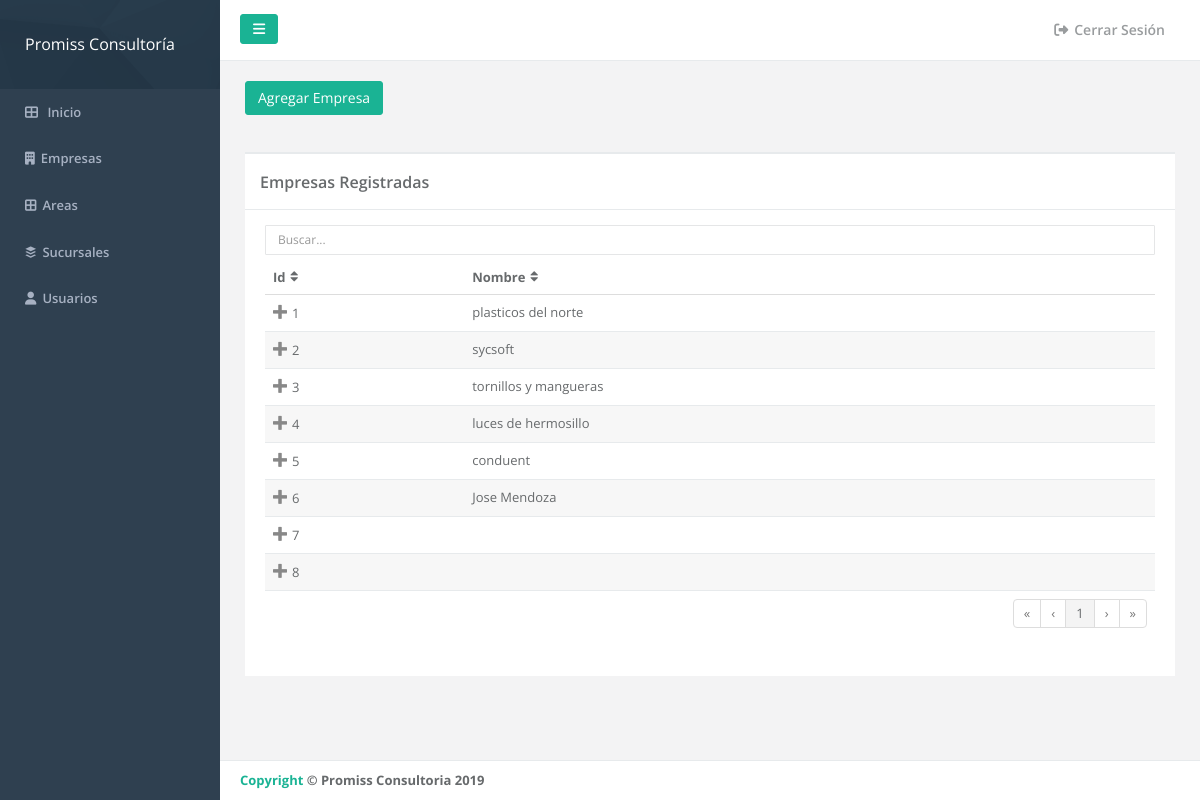
The app's page /empresas.php, older data.
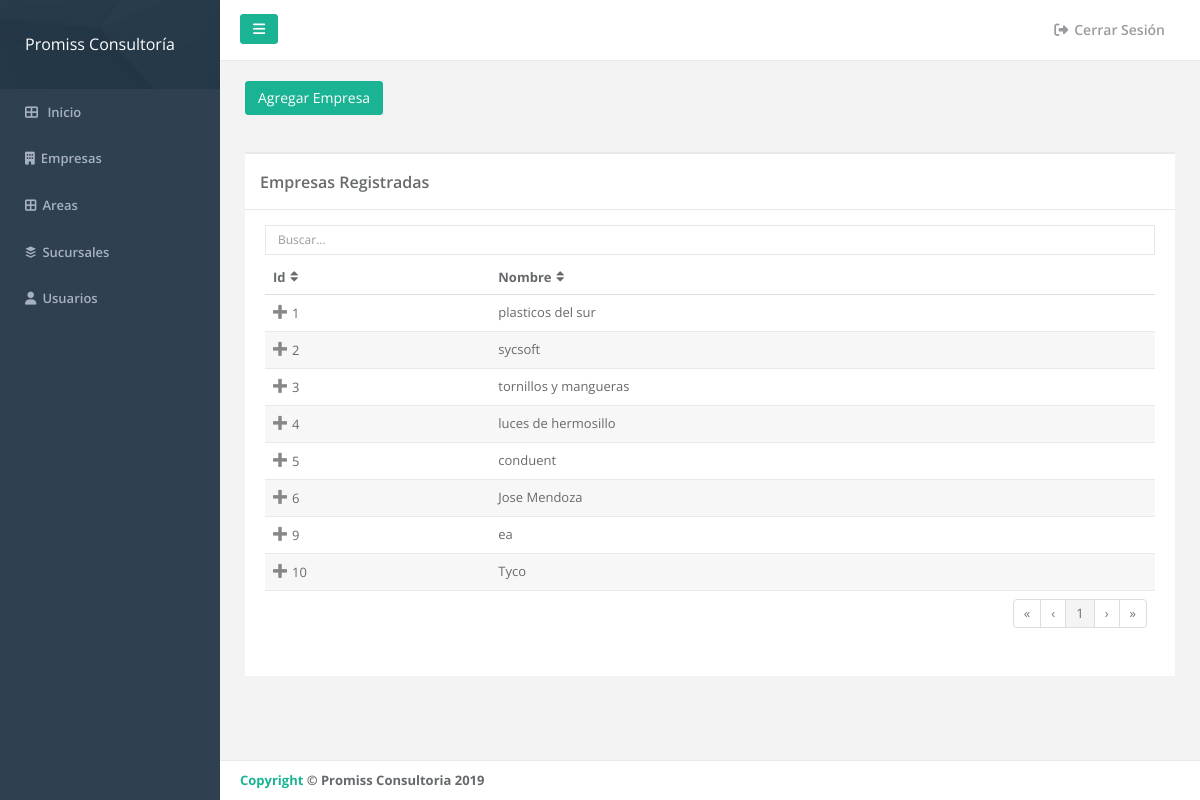
The same page, newer data.
### tables this page shows
CREATE TABLE `empresas` (
  `id_Empresa` int(11) NOT NULL,
  `Nombre` varchar(100) DEFAULT NULL
);

### ContEmpresa.php (the view, shortened to what this page needs)
<?php
require('conec.php');
$rs = mysqli_query($con, "SELECT * FROM Empresas");
                       while($row = mysqli_fetch_array($rs)){
                          echo "<tr id='delete".$row['id_Empresa']."'>";
                          echo "<td>" . $row['id_Empresa'] .  "</td>";
                          echo "<td>" . $row['Nombre'] .  "</td>";
                          echo "</tr>";
                      }
 ?>

### empresas.php (shortened to what this page needs)
<!DOCTYPE html>
<html>
<head>
    <link href="css/bootstrap.min.css" rel="stylesheet">
    <link href="font-awesome/css/font-awesome.css" rel="stylesheet">
    <link href="css/plugins/footable/footable.core.css" rel="stylesheet">
    <link href="css/animate.css" rel="stylesheet">
    <link href="css/style.css" rel="stylesheet">
    <link href="css/plugins/select2/select2.min.css" rel="stylesheet">
    <link rel="stylesheet" type="text/css" href="js/alertifyjs/css/alertify.css">
    <link rel="stylesheet" type="text/css" href="js/alertifyjs/css/themes/default.css">
</head>
<body>
<div id="wrapper">
<div id="page-wrapper" class="gray-bg">
<div class="wrapper wrapper-content">
<div class="row">
     <div class="col-md-3">
     <button type="button" class="btn btn-primary" data-toggle="modal" data-target="#myModal4">Agregar Empresa</button>
</div>
     </div>
<br>
<br>
<div class="row">
                <div class="col-lg-12">
                    <div class="ibox float-e-margins">
                        <div class="ibox-title">
                            <h3>Empresas Registradas</h3>
                        </div>
                        <div class="ibox-content">
                        <input type="text" class="form-control input-sm m-b-xs" id="filter"
                                   placeholder="Buscar...">
                            <table class="footable table table-stripped responsive" data-page-size="15" data-filter=#filter>
                                <thead>
                                <tr>
                                    <th>Id</th>
                                    <th>Nombre</th>
                                </tr>
                                </thead>
                                <tbody>
                                <?php
                                require('ContEmpresa.php');
                                 ?>
                                </tbody>
                                <tfoot>
                                <tr>
                                    <td colspan="5">
                                        <ul class="pagination pull-right"></ul>
                                    </td>
                                </tr>
                                </tfoot>
                            </table>
                        </div>
                    </div>
                </div>
            </div>
</div>
</div>
</div>
</body>
</html>

Row changes from the older to the newer data that the page shows:
removed empresas: id_Empresa "7"
removed empresas: id_Empresa "8"
changed empresas id 1: Nombre "plasticos del norte" → "plasticos del sur"
added empresas: id_Empresa "9", Nombre "ea"
added empresas: id_Empresa "10", Nombre "Tyco"
